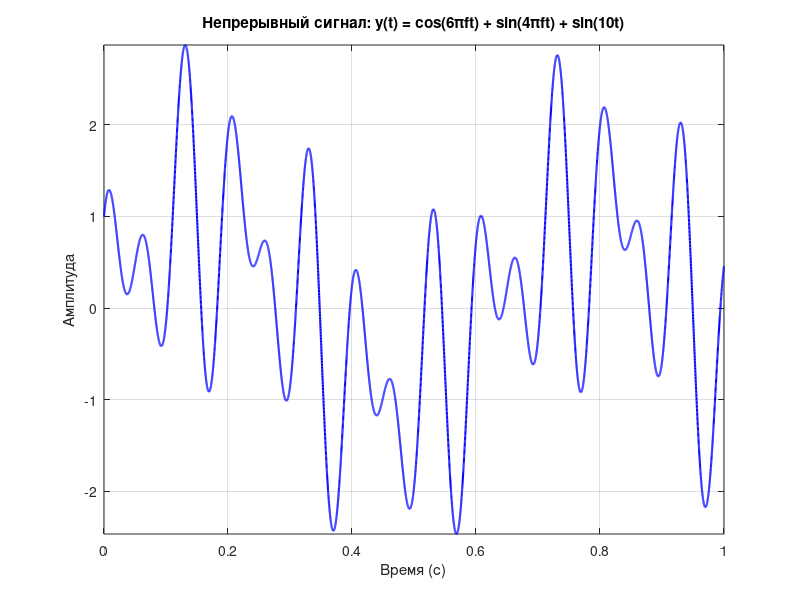
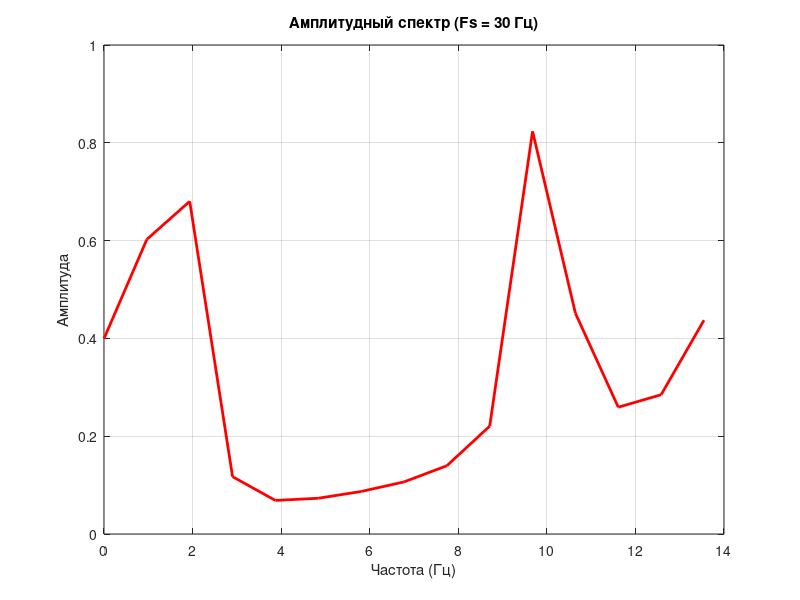
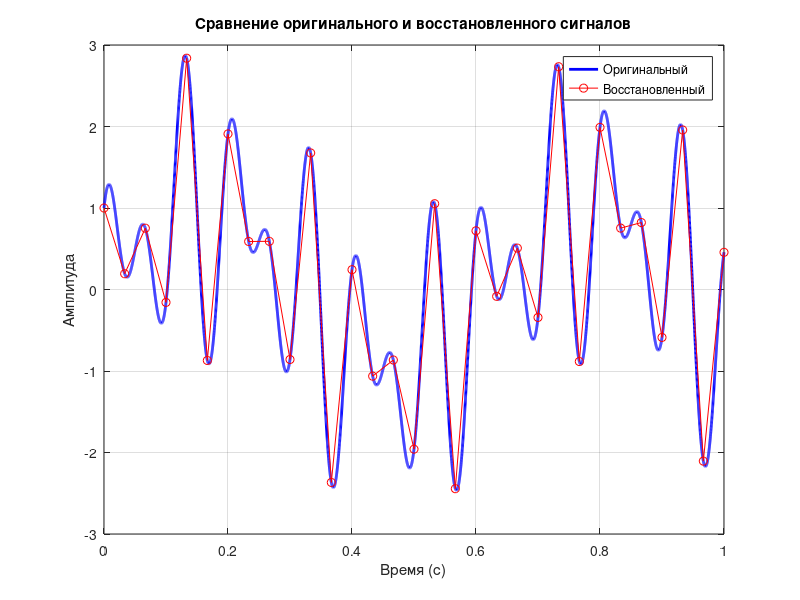
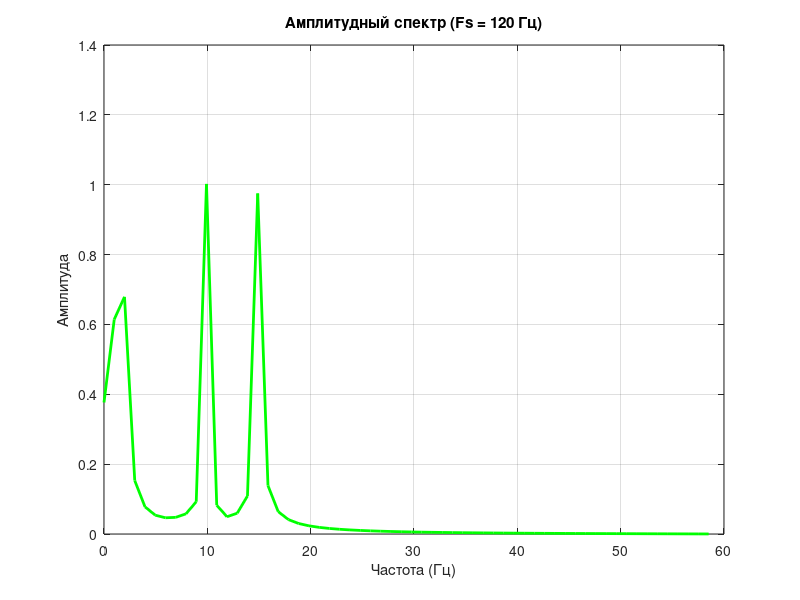

Here is the MATLAB script that generated these plots, in order: (Note: this script raises an error after producing the figures.)

clear all; close all; clc;
disp('=' * 60);
disp('ПОЛНЫЙ АНАЛИЗ СИГНАЛА И ОБРАБОТКА АУДИО');
disp('=' * 60);


disp('1. ГЕНЕРАЦИЯ И ВИЗУАЛИЗАЦИЯ СИГНАЛА');
disp('-' * 40);

f = 5;  
t_continuous = linspace(0, 1, 10000);  

% Сигнал y(t) = cos(6πft) + sin(4πft) + sin(10t)
y_continuous = cos(6*pi*f*t_continuous) + sin(4*pi*f*t_continuous) + sin(10*t_continuous);

figure;
plot(t_continuous, y_continuous, 'b-', 'LineWidth', 1.5);
title('Непрерывный сигнал: y(t) = cos(6πft) + sin(4πft) + sin(10t)');
xlabel('Время (с)');
ylabel('Амплитуда');
grid on;
axis tight;


disp('2. ОПРЕДЕЛЕНИЕ МАКСИМАЛЬНОЙ ЧАСТОТЫ');
disp('-' * 40);



max_freq = 15;  % Гц
fprintf('Максимальная частота в спектре: %d Гц\n', max_freq);


disp('3. ЧАСТОТА ДИСКРЕТИЗАЦИИ ПО ТЕОРЕМЕ КОТЕЛЬНИКОВА');
disp('-' * 40);

min_fs = 2 * max_freq;
fprintf('Минимальная частота дискретизации: %d Гц\n', min_fs);


disp('4. ОЦИФРОВКА СИГНАЛА');
disp('-' * 40);

fs = 30;  % Гц
t_discrete = linspace(0, 1, fs + 1);
y_discrete = cos(6*pi*f*t_discrete) + sin(4*pi*f*t_discrete) + sin(10*t_discrete);

fprintf('Частота дискретизации: %d Гц\n', fs);
fprintf('Количество отсчетов: %d\n', length(y_discrete));
disp('Отсчеты:');
disp(y_discrete');


disp('5. ДИСКРЕТНОЕ ПРЕОБРАЗОВАНИЕ ФУРЬЕ');
disp('-' * 40);

N = length(y_discrete);
Y = fft(y_discrete);
frequencies = (0:N-1)*(fs/N);  % Частотная ось

amplitude_spectrum = (2/N) * abs(Y(1:N/2));

figure;
plot(frequencies(1:N/2), amplitude_spectrum, 'r-', 'LineWidth', 2);
title('Амплитудный спектр (Fs = 30 Гц)');
xlabel('Частота (Гц)');
ylabel('Амплитуда');
grid on;


threshold = 0.05 * max(amplitude_spectrum);
significant_indices = amplitude_spectrum > threshold;
spectrum_width = max(frequencies(significant_indices));
fprintf('Ширина спектра: %.2f Гц\n', spectrum_width);


memory_size_bytes = length(y_discrete) * 8;  % double
memory_size_kb = memory_size_bytes / 1024;
fprintf('Объем памяти: %d байт (%.2f КБ)\n', memory_size_bytes, memory_size_kb);


disp('6. ВОССТАНОВЛЕНИЕ СИГНАЛА');
disp('-' * 40);

figure;
plot(t_continuous, y_continuous, 'b-', 'LineWidth', 2, 'DisplayName', 'Оригинальный');
hold on;
plot(t_discrete, y_discrete, 'ro-', 'MarkerSize', 6, 'DisplayName', 'Восстановленный');
title('Сравнение оригинального и восстановленного сигналов');
xlabel('Время (с)');
ylabel('Амплитуда');
legend;
grid on;
hold off;


disp('7. УВЕЛИЧЕНИЕ ЧАСТОТЫ ДИСКРЕТИЗАЦИИ В 4 РАЗА');
disp('-' * 40);

fs_high = 4 * fs;  % 120 Гц
t_discrete_high = linspace(0, 1, fs_high + 1);
y_discrete_high = cos(6*pi*f*t_discrete_high) + sin(4*pi*f*t_discrete_high) + sin(10*t_discrete_high);

fprintf('Новая частота дискретизации: %d Гц\n', fs_high);
fprintf('Количество отсчетов: %d\n', length(y_discrete_high));


N_high = length(y_discrete_high);
Y_high = fft(y_discrete_high);
frequencies_high = (0:N_high-1)*(fs_high/N_high);
amplitude_spectrum_high = (2/N_high) * abs(Y_high(1:N_high/2));

figure;
plot(frequencies_high(1:N_high/2), amplitude_spectrum_high, 'g-', 'LineWidth', 2);
title('Амплитудный спектр (Fs = 120 Гц)');
xlabel('Частота (Гц)');
ylabel('Амплитуда');
grid on;


figure;
plot(t_continuous, y_continuous, 'b-', 'LineWidth', 1, 'DisplayName', 'Оригинальный');
hold on;
plot(t_discrete_high, y_discrete_high, 'g-', 'LineWidth', 1, 'DisplayName', 'Восстановленный (120 Гц)');
title('Сравнение с повышенной частотой дискретизации');
xlabel('Время (с)');
ylabel('Амплитуда');
legend;
grid on;
hold off;


disp('8-12. АНАЛИЗ АУДИОФАЙЛА');
disp('-' * 40);

analyze_audio_file();


disp('13. ВЛИЯНИЕ РАЗРЯДНОСТИ АЦП НА СПЕКТР');
disp('-' * 40);

analyze_adc_quantization(y_discrete, fs);

disp('=' * 60);
disp('АНАЛИЗ ЗАВЕРШЕН!');
disp('=' * 60);